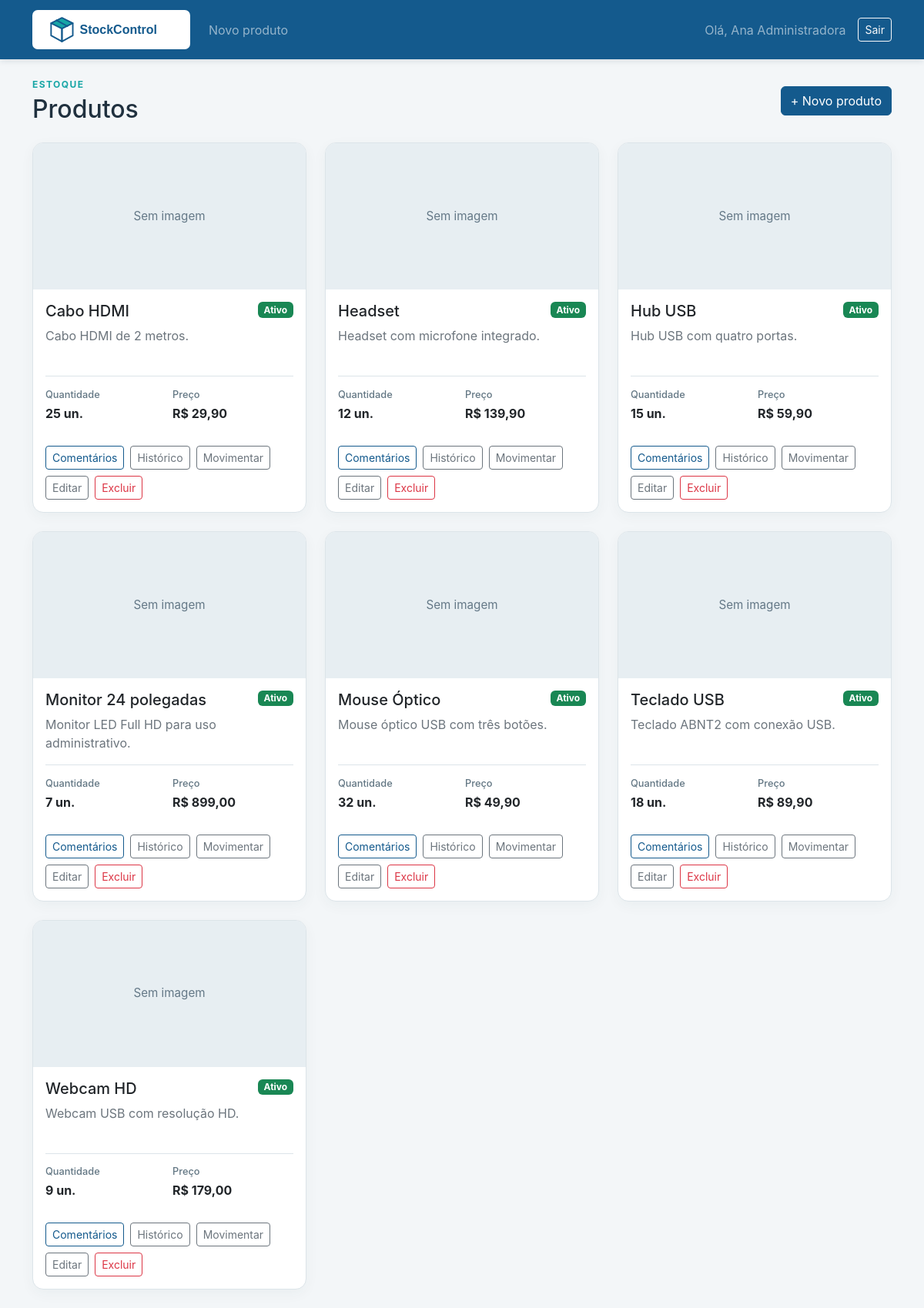
The page /pages/produtos.php (signed in) on the database its author committed.
### tables this page shows
CREATE TABLE IF NOT EXISTS produtos (
  id BIGINT UNSIGNED NOT NULL AUTO_INCREMENT,
  nome VARCHAR(160) NOT NULL,
  descricao TEXT NOT NULL,
  quantidade INT UNSIGNED NOT NULL DEFAULT 0,
  preco DECIMAL(10,2) UNSIGNED NOT NULL,
  status ENUM('ativo', 'inativo') NOT NULL DEFAULT 'ativo',
  imagem VARCHAR(255) NULL,
  criado_em DATETIME NOT NULL DEFAULT CURRENT_TIMESTAMP,
  excluido_em DATETIME NULL DEFAULT NULL,
  PRIMARY KEY (id),
  KEY idx_produtos_status_nome (status, nome),
  KEY idx_produtos_excluido_em (excluido_em)
);

### includes/functions.php (called while the page is built, shortened)
<?php
function e(mixed $valor): string
{
    return htmlspecialchars((string) $valor, ENT_QUOTES | ENT_SUBSTITUTE, 'UTF-8');
}
function app_url(string $caminho = ''): string
{
    return APP_BASE_URL . ($caminho !== '' ? '/' . ltrim($caminho, '/') : '');
}

### includes/auth.php (called while the page is built, shortened)
<?php
function usuario_atual(): ?array
{
    return $_SESSION['usuario'] ?? null;
}
function eh_administrador(): bool
{
    return (usuario_atual()['perfil'] ?? '') === 'administrador';
}

### pages/produtos.php (the view, shortened to what this page needs)
<?php
require_once dirname(__DIR__) . '/config/bootstrap.php';
$stmt = $pdo->query("SELECT id, nome, descricao, quantidade, preco, status, imagem FROM produtos WHERE status = 'ativo' AND excluido_em IS NULL ORDER BY nome");
$produtos = $stmt->fetchAll();
require dirname(__DIR__) . '/includes/header.php';
?>
<div class="d-flex flex-wrap align-items-center justify-content-between gap-3 mb-4">
    <div><p class="eyebrow mb-1">ESTOQUE</p><h1 class="h2 mb-0">Produtos</h1></div>
    <?php if (eh_administrador()): ?><a class="btn btn-primary" href="<?= e(app_url('pages/produto_novo.php')) ?>">+ Novo produto</a><?php endif; ?>
</div>
<?php if (!$produtos): ?>
    <div class="empty-state"><h2 class="h5">Nenhum produto ativo</h2><p class="mb-0">Quando houver produtos ativos, eles aparecerão aqui.</p></div>
<?php else: ?>
    <div class="row g-4">
        <?php foreach ($produtos as $produto): ?>
            <div class="col-sm-6 col-xl-4">
                <article class="card product-card h-100">
                    <?php if ($produto['imagem']): ?>
                        <img class="product-image" src="<?= e(app_url('uploads/' . rawurlencode($produto['imagem']))) ?>" alt="Imagem do produto <?= e($produto['nome']) ?>">
                    <?php else: ?>
                        <div class="product-image product-placeholder" role="img" aria-label="Sem imagem cadastrada">Sem imagem</div>
                    <?php endif; ?>
                    <div class="card-body d-flex flex-column">
                        <div class="d-flex justify-content-between gap-2 align-items-start"><h2 class="h5 card-title"><?= e($produto['nome']) ?></h2><span class="badge text-bg-success">Ativo</span></div>
                        <p class="card-text text-secondary product-description"><?= nl2br(e($produto['descricao'])) ?></p>
                        <dl class="product-facts mt-auto">
                            <div><dt>Quantidade</dt><dd><?= e($produto['quantidade']) ?> un.</dd></div>
                            <div><dt>Preço</dt><dd>R$ <?= number_format((float) $produto['preco'], 2, ',', '.') ?></dd></div>
                        </dl>
                        <div class="d-flex flex-wrap gap-2">
                            <a class="btn btn-outline-primary btn-sm" href="<?= e(app_url('pages/comentarios.php?id=' . $produto['id'])) ?>">Comentários</a>
                            <a class="btn btn-outline-secondary btn-sm" href="<?= e(app_url('pages/historico.php?id=' . $produto['id'])) ?>">Histórico</a>
                            <a class="btn btn-outline-secondary btn-sm" href="<?= e(app_url('pages/movimentacao_nova.php?id=' . $produto['id'])) ?>">Movimentar</a>
                            <?php if (eh_administrador()): ?>
                                <a class="btn btn-outline-secondary btn-sm" href="<?= e(app_url('pages/produto_editar.php?id=' . $produto['id'])) ?>">Editar</a>
                                <button class="btn btn-outline-danger btn-sm" type="button" data-bs-toggle="modal" data-bs-target="#modalExcluir<?= e($produto['id']) ?>">Excluir</button>
                            <?php endif; ?>
                        </div>
                    </div>
                </article>
            </div>
        <?php endforeach; ?>
    </div>
<?php endif; ?>
<?php require dirname(__DIR__) . '/includes/footer.php'; ?>

### includes/header.php (shortened to what this page needs)
<?php
$usuarioNav = usuario_atual();
?>
<!doctype html>
<html lang="pt-BR">
<head>
    <link href="https://cdn.jsdelivr.net/npm/bootstrap@5.3.3/dist/css/bootstrap.min.css" rel="stylesheet">
    <link href="<?= e(app_url('assets/css/style.css')) ?>" rel="stylesheet">
</head>
<body>
<nav class="navbar navbar-expand-lg navbar-dark app-navbar">
    <div class="container">
        <a class="navbar-brand" href="<?= e(app_url('pages/produtos.php')) ?>"><img src="<?= e(app_url('assets/img/logo.svg')) ?>" alt="StockControl — controle de estoque"></a>
        <div class="collapse navbar-collapse" id="menuPrincipal">
            <ul class="navbar-nav me-auto">
                <?php if (eh_administrador()): ?>
                    <li class="nav-item"><a class="nav-link" href="<?= e(app_url('pages/produto_novo.php')) ?>">Novo produto</a></li>
                <?php endif; ?>
            </ul>
            <span class="navbar-text me-lg-3">Olá, <?= e($usuarioNav['nome']) ?></span>
            <form method="post" action="<?= e(app_url('logout.php')) ?>">
                <button class="btn btn-outline-light btn-sm" type="submit">Sair</button>
            </form>
        </div>
    </div>
</nav>
<main class="container py-4">

### includes/footer.php (shortened to what this page needs)
</main>
</body>
</html>

### assets/css/style.css (style rules this page uses)
:root { --sc-primary: #145a8d; --sc-secondary: #18a6a6; --sc-background: #f3f6f8; --sc-text: #20313f; --sc-success: #198754; --sc-error: #dc3545; --sc-warning: #f0ad4e; --sc-border: #dce4e9; }
body { min-height: 100vh; background: var(--sc-background); color: var(--sc-text); font-family: Inter, Arial, sans-serif; }
.app-navbar { background: var(--sc-primary); box-shadow: 0 2px 8px #102c431f; }
.navbar-brand img { display: block; width: 205px; height: 51px; background: #fff; border-radius: 7px; padding: 5px 9px; }
.btn-primary { --bs-btn-bg: var(--sc-primary); --bs-btn-border-color: var(--sc-primary); --bs-btn-hover-bg: #104a74; --bs-btn-hover-border-color: #104a74; --bs-btn-active-bg: #0d3f63; }
.btn-outline-primary { --bs-btn-color: var(--sc-primary); --bs-btn-border-color: var(--sc-primary); --bs-btn-hover-bg: var(--sc-primary); --bs-btn-hover-border-color: var(--sc-primary); }
.eyebrow { color: var(--sc-secondary); font-size: .75rem; font-weight: 700; letter-spacing: .12em; }
.product-card, .form-card, .comment-card, .empty-state, .login-card { border: 1px solid var(--sc-border); border-radius: 14px; background: #fff; box-shadow: 0 5px 18px #1d3a4d0b; }
.product-card { overflow: hidden; }
.product-image { display: block; width: 100%; height: 190px; object-fit: cover; background: #e7eef2; }
.product-placeholder { display: grid; place-items: center; color: #647887; font-size: .95rem; }
.product-description { min-height: 3rem; }
.product-facts { display: grid; grid-template-columns: 1fr 1fr; gap: .5rem; padding: .85rem 0; margin-bottom: 1rem; border-top: 1px solid var(--sc-border); }
.product-facts div { display: grid; gap: .2rem; }
.product-facts dt { color: #637784; font-size: .8rem; font-weight: 500; }
.product-facts dd { margin: 0; font-weight: 700; }

### rows shown on the page
produtos: shows "Sem imagem", nome "Cabo HDMI", descricao "Cabo HDMI de 2 metros.", quantidade "25", preco "29,90"
produtos: shows "Sem imagem", nome "Headset", descricao "Headset com microfone integrado.", quantidade "12", preco "139,90"
produtos: shows "Sem imagem", nome "Hub USB", descricao "Hub USB com quatro portas.", quantidade "15", preco "59,90"
produtos: shows "Sem imagem", nome "Monitor 24 polegadas", descricao "Monitor LED Full HD para uso administrativo.", quantidade "7", preco "899,00"
produtos: shows "Sem imagem", nome "Mouse Óptico", descricao "Mouse óptico USB com três botões.", quantidade "32", preco "49,90"
produtos: shows "Sem imagem", nome "Teclado USB", descricao "Teclado ABNT2 com conexão USB.", quantidade "18", preco "89,90"
produtos: shows "Sem imagem", nome "Webcam HD", descricao "Webcam USB com resolução HD.", quantidade "9", preco "179,00"

### other values the page prints
$usuarioNav['nome'] "Ana Administradora"
